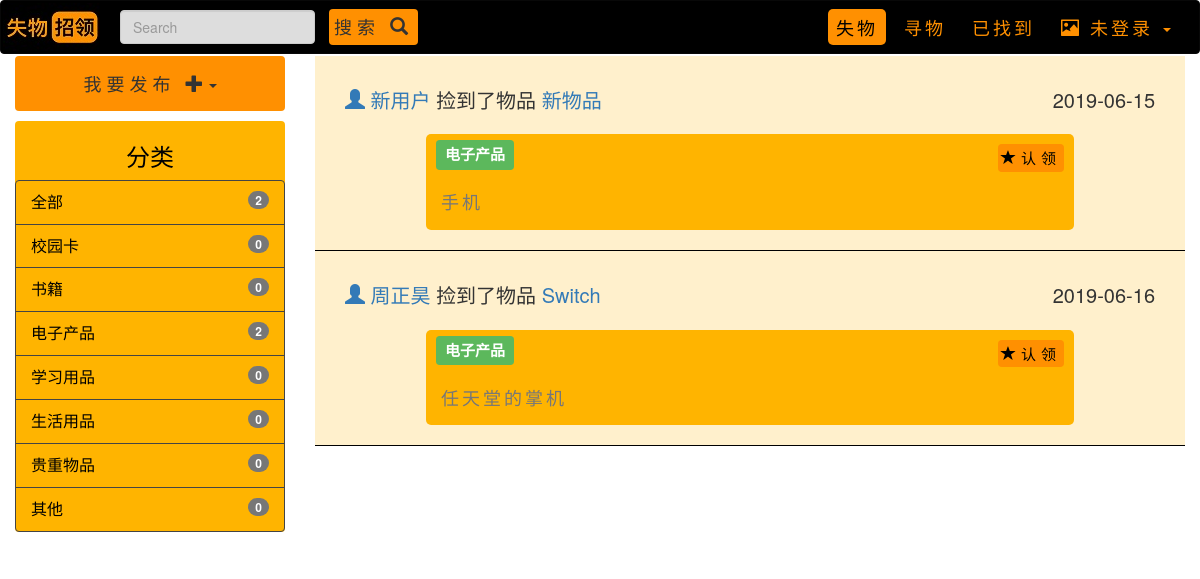
Page /found/ on the committed database.
### main/models.py (models this page shows, shortened)
class FoundItemData(models.Model):
    item_name = models.CharField(max_length=20)
    item_description = models.CharField(max_length=50, default="")
    item_type = models.CharField(choices=i_type, max_length=20, default="")
    item_time = models.CharField(max_length=20)
    item_location = models.CharField(max_length=50)
    item_status = models.BooleanField(default=False)
    item_publisher = models.CharField(max_length=20, default="")

### main/views.py (the view)
# urls.py: path("found/", views.found, name="found"),  # 捡到物品信息的页面
def found(request):
    book_amount_found = 0
    val_amount_found = 0
    study_amount_found = 0
    live_amount_found = 0
    card_amount_found = 0
    elec_amount_found = 0
    other_amount_found = 0
    for item in FoundItemData.objects.all():
        if item.item_type == "校园卡":
            card_amount_found += 1
        elif item.item_type == "书籍类":
            book_amount_found += 1
        elif item.item_type == "学习用品":
            study_amount_found += 1
        elif item.item_type == "生活用品":
            live_amount_found += 1
        elif item.item_type == "贵重物品":
            val_amount_found += 1
        elif item.item_type == "电子产品":
            elec_amount_found += 1
        elif item.item_type == "其他":
            other_amount_found += 1
    amount_found = book_amount_found + card_amount_found + elec_amount_found + other_amount_found + study_amount_found + live_amount_found + val_amount_found
    if request.method == "POST":
        items = []
        info = str(request.POST["search_info"])
        for item in FoundItemData.objects.all():
            if info in item.item_name or info in item.item_type or info in item.item_time or info in item.item_location or info in item.item_description or info in item.item_publisher:
                items.append(item)
        items.reverse()
        content = {"found_items": items, "all": amount_found, "card": card_amount_found, "book": book_amount_found, "elec": elec_amount_found, "other": other_amount_found, "study": study_amount_found,
                   "live": live_amount_found, "val": val_amount_found}
        return render(request, "found.html", content)
    else:
        items = []
        for item in FoundItemData.objects.all():
            items.append(item)
        items.reverse()
        content = {"found_items": items, "all": amount_found, "card": card_amount_found, "book": book_amount_found, "elec": elec_amount_found, "other": other_amount_found, "study": study_amount_found,
                   "live": live_amount_found, "val": val_amount_found}
        return render(request, "found.html", content)

### main/templates/found.html (shortened to what this page needs)
{% load staticfiles %}
<!DOCTYPE html>
<html lang="zh-hans">
<head>
    <link rel="stylesheet" href="{% static 'css\bootstrap.min.css' %}">
    <link rel="stylesheet" href="{% static 'css\navbar.css' %}">
    <link rel="stylesheet" href="{% static 'css\rightPart.css' %}">
    <link rel="stylesheet" href="{% static 'css\leftPart.css' %}">
</head>
<body>
<nav class="navbar navbar-inverse ">
    <div class="container-fluid">
        <div class="navbar-header">
            <a class="navbar-brand" href="{% url "main:home" %}"><img src="{% static "img\logo.jpg" %}" alt="失物招领"></a>
        </div>
        <div class="collapse navbar-collapse" id="bs-example-navbar-collapse-1">
            <form method="POST" action="{% url "main:found" %}" class="navbar-form navbar-left">
                <div class="form-group">
                    <input name="search_info" type="text" class="form-control" placeholder="Search">
                </div>
                <button type="submit" class="btn btn-default">搜索 <span class="glyphicon glyphicon-search"
                                                                       aria-hidden="true"></span></button>
            </form>
            <ul class="nav navbar-nav navbar-right">
                <li><a href="{% url "main:found" %}" class="active">失物</a></li>
                <li><a href="{% url "main:lost" %}">寻物</a></li>
                <li><a href="#">已找到</a></li>
                <li class="dropdown">
                    {% if user.is_authenticated %}
                        <a href="#" class="dropdown-toggle" data-toggle="dropdown" role="button" aria-haspopup="true" aria-expanded="false"><span class="glyphicon glyphicon-picture"
                                                                                                                                                  aria-hidden="true"></span> {{ user }}
                            <span class="caret"></span></a>
                        <ul class="dropdown-menu">
                            <li><a href="{% url "main:user_center" %}"><span class="glyphicon glyphicon-new-window" aria-hidden="true"> </span> 个人中心</a></li>
                            <li role="separator" class="divider"></li>
                            <li><a href="{% url "main:log_out" %}"><span class="glyphicon glyphicon-log-out" aria-hidden="true"> </span> 登出</a>
                            </li>
                        </ul>
                    {% else %}
                        <a href="#" class="dropdown-toggle" data-toggle="dropdown" role="button" aria-haspopup="true" aria-expanded="false"><span class="glyphicon glyphicon-picture"
                                                                                                                                                  aria-hidden="true"></span> 未登录
                            <span class="caret"></span></a>
                            </li>
                        </ul>
                    {% endif %}
        </div>
    </div>
</nav>
<div class="container-fluid">
    <div class="row">
        <div class="col-md-3 left-part">
            <div class="btn-group">
              <button type="button" class="btn btn-default dropdown-toggle" data-toggle="dropdown" aria-haspopup="true" aria-expanded="false">
                   我要发布 <span class="glyphicon glyphicon-plus"  aria-hidden="true"></span><span class="caret"></span>
              </button>
            </div>
            <br>
            <div class="typebar">
              <h3>分类</h3>
              <div class="list-group">
                    <a href="{% url "main:found" %}" class="list-group-item">全部<span class="badge">{{ all }}</span></a>
                    <a href="{% url "main:found_card" %}" class="list-group-item">校园卡<span class="badge">{{ card }}</span></a>
                    <a href="{% url "main:found_book" %}" class="list-group-item">书籍<span class="badge">{{ book }}</span></a>
                    <a href="{% url "main:found_elec" %}" class="list-group-item">电子产品<span class="badge">{{ elec }}</span></a>
                    <a href="{% url "main:lost_study" %}" class="list-group-item">学习用品<span class="badge">{{ study }}</span></a>
                    <a href="{% url "main:lost_live" %}" class="list-group-item">生活用品<span class="badge">{{ live }}</span></a>
                    <a href="{% url "main:lost_val" %}" class="list-group-item">贵重物品<span class="badge">{{ val }}</span></a>
                    <a href="{% url "main:found_other" %}" class="list-group-item">其他<span class="badge">{{ other }}</span></a>
              </div>
            </div>
        </div>
        <div class="col-md-9 right-part" >
          {% for item in found_items %}
          <div class="item">
            <div class="top-part">
              <div class="people-name">
                <a href="#"><span class="glyphicon glyphicon-user"aria-hidden="true"> </span> {{item.item_publisher}}</a>
                捡到了物品
                <a href="#">{{item.item_name}}</a>
              </div>
              <div class="time">
                {{ item.item_time }}
              </div>
            </div>
            <div class="item-part">
              <span class="label label-success item-name">{{ item.item_type }}</span>
              {% if item.item_status == False %}
              <button class="btn" type="button" name="button" > <a href="{% url 'main:founditem_return' forloop.counter %}"><span class="glyphicon glyphicon-star"aria-hidden="true" ></span>认领</a> </button>
              {% else %}
              <button class="btn" type="button" disabled="disabled" name="button"><span class="glyphicon glyphicon-star"aria-hidden="true"> </span>已认领</button>
              {% endif %}
            <div class="description">
                {{ item.item_description }}
            </div>
            </div>
          </div>
          {% endfor %}
        </div>
  </div>
</div>
</body>
</html>

### main/static/css/navbar.css (style rules this page uses)
.navbar { margin-bottom: 2px; }
.navbar-inverse { background: #000; }
.navbar-right { margin-top: 8px; }
.navbar-inverse .navbar-nav>li>a { border-radius: 5px; color: rgb(255, 144, 1); font-size: 18px; letter-spacing:3px; margin-left: 5px; margin-right: 5px; }
.navbar-nav>li>a { padding: 8px; }
.navbar-inverse .navbar-nav>li>a.active { color: black; background: rgb(255, 144, 1); }
.navbar-brand { padding: 2px; }
.form-control { background-color: #ddd; }
.btn { background-color:rgb(255, 144, 1); font-size: 18px; letter-spacing:5px; border: none; padding: 5px; }
.navbar .btn { margin-left: 10px; }

### main/static/css/rightPart.css (style rules this page uses)
.item { padding: 30px; background: rgb(255, 180, 0, 0.2); border-bottom: 1px solid black; padding-bottom: 20px; }
.top-part { text-align: left; margin-bottom: 20px; }
.people-name { display: inline; font-size: 20px; }
.time { float: right; display: inline; font-size: 20px; }
.item-part { border-radius: 5px; padding: 10px; width: 80%; margin: auto; background: rgb(255, 180, 0); }
.item-name { font-size: 15px; }
.item-part button { padding: 3px; font-size: 15px; float: right; }
.item-part button a { color: black; }
.description { margin-top: 20px; color: #777; padding: 5px; letter-spacing: 3px; font-size: 18px; }

### main/static/css/leftPart.css (style rules this page uses)
.left-part { text-align: center; }
.left-part .btn-group { width: 100%; }
.left-part button { padding-top: 15px; padding-bottom: 15px; width: 100%; }
.typebar { margin-top: 10px; padding-top: 2px; background: rgb(255, 180, 0); color: #000; border-radius: 4px; }
.left-part .list-group { list-style: georgian; }
.left-part .list-group-item { text-align: left; background: rgb(255, 180, 0, 0.3); color:#000; border: 1px solid #444; font-size: 16px; }

### rows in the picture
FoundItemData: item_publisher "新用户", item_name "新物品", item_time "2019-06-15", item_type "电子产品", item_status False (drawn), item_description "手机"
FoundItemData: item_publisher "周正昊", item_name "Switch", item_time "2019-06-16", item_type "电子产品", item_status False (drawn), item_description "任天堂的掌机"

### other values in the picture
{{ all }} "2"
{{ card }} "0"
{{ book }} "0"
{{ elec }} "2"
{{ study }} "0"
{{ live }} "0"
{{ val }} "0"
{{ other }} "0"
